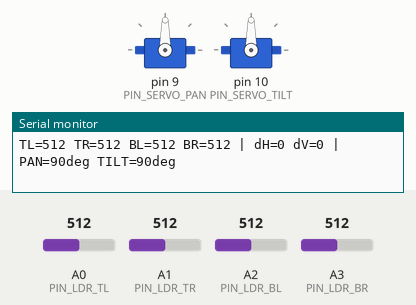
The sketch below on a simulated Arduino Uno, built with avr-gcc and run on an emulated ATmega328P. On the bench: 2 × servo, the last lines printed to the serial monitor. Inputs (shaded band) come from the test bench; at power-on: A0 (PIN_LDR_TL) = 512, A2 (PIN_LDR_BL) = 512, A3 (PIN_LDR_BR) = 512, A1 (PIN_LDR_TR) = 512.

Above: at 1.7 s.
1.8 s: A0 (PIN_LDR_TL) set to 555
At 4.31 s:
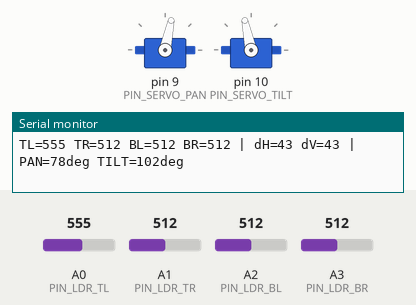
4.8 s: A2 (PIN_LDR_BL) set to 578
At 6.78 s:
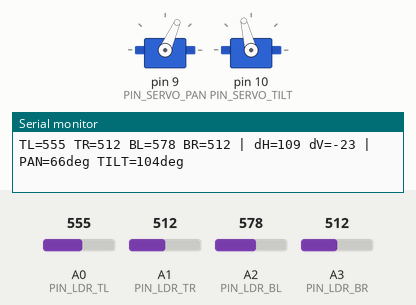
7.8 s: A2 (PIN_LDR_BL) set to 596
At 9.24 s:
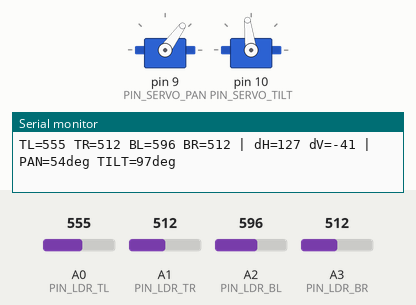
10.8 s: A3 (PIN_LDR_BR) set to 597
13.8 s: A3 (PIN_LDR_BR) set to 616
At 13.95 s:
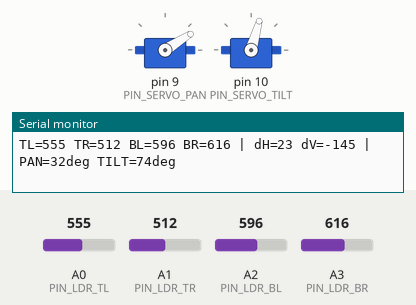
16.8 s: A1 (PIN_LDR_TR) set to 306
At 17.02 s:
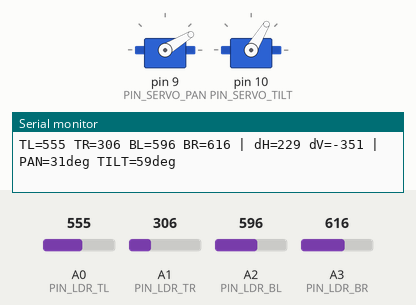
Timing chart, 0 to 22.7 s (numbered marks = the images above; inputs shaded):
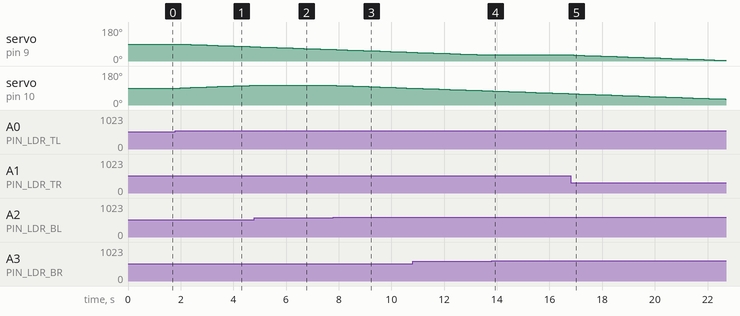

The sketch:

arduino_test.ino
```cpp
#include <Servo.h>

const uint8_t PIN_LDR_TL     = A0;
const uint8_t PIN_LDR_TR     = A1;
const uint8_t PIN_LDR_BL     = A2;
const uint8_t PIN_LDR_BR     = A3;
const uint8_t PIN_SERVO_PAN  =  9;
const uint8_t PIN_SERVO_TILT = 10;

const int16_t  THRESHOLD     = 30;
const uint8_t  SERVO_STEP    = 1;
const uint16_t LOOP_DELAY_MS = 200;

const uint8_t PAN_MIN  =   0, PAN_MAX  = 180;
const uint8_t TILT_MIN =  30, TILT_MAX = 150;
const uint8_t PAN_INIT =  90, TILT_INIT = 90;

// ── Global state ───────────────────────────────────────────────────────────────
Servo servoPan;
Servo servoTilt;
int16_t panPos  = PAN_INIT;
int16_t tiltPos = TILT_INIT;

// Readings as plain globals — avoids struct-in-signature TinkerCad bug
int16_t ldr_tl, ldr_tr, ldr_bl, ldr_br;

// ── Helpers ────────────────────────────────────────────────────────────────────
int16_t median3(int16_t a, int16_t b, int16_t c) {
    if (a > b) { int16_t t = a; a = b; b = t; }
    if (b > c) { int16_t t = b; b = c; c = t; }
    if (a > b) { int16_t t = a; a = b; b = t; }
    return b;
}

int16_t sampleLDR(uint8_t pin) {
    return median3(analogRead(pin), analogRead(pin), analogRead(pin));
}

void readAllLDRs() {
    ldr_tl = sampleLDR(PIN_LDR_TL);
    ldr_tr = sampleLDR(PIN_LDR_TR);
    ldr_bl = sampleLDR(PIN_LDR_BL);
    ldr_br = sampleLDR(PIN_LDR_BR);
}

void updateServos() {
    int16_t diff_H = (ldr_tl + ldr_bl) - (ldr_tr + ldr_br);
    int16_t diff_V = (ldr_tl + ldr_tr) - (ldr_bl + ldr_br);

    if (diff_H >  THRESHOLD) panPos -= SERVO_STEP;
    if (diff_H < -THRESHOLD) panPos += SERVO_STEP;
    if (diff_V >  THRESHOLD) tiltPos += SERVO_STEP;
    if (diff_V < -THRESHOLD) tiltPos -= SERVO_STEP;

    panPos  = constrain(panPos,  PAN_MIN,  PAN_MAX);
    tiltPos = constrain(tiltPos, TILT_MIN, TILT_MAX);

    servoPan.write(panPos);
    servoTilt.write(tiltPos);
}

void printDebug() {
    int16_t dH = (ldr_tl + ldr_bl) - (ldr_tr + ldr_br);
    int16_t dV = (ldr_tl + ldr_tr) - (ldr_bl + ldr_br);

    Serial.print("TL="); Serial.print(ldr_tl);
    Serial.print(" TR="); Serial.print(ldr_tr);
    Serial.print(" BL="); Serial.print(ldr_bl);
    Serial.print(" BR="); Serial.print(ldr_br);
    Serial.print(" | dH="); Serial.print(dH);
    Serial.print(" dV="); Serial.print(dV);
    Serial.print(" | PAN="); Serial.print(panPos);
    Serial.print("deg TILT="); Serial.print(tiltPos);
    Serial.println("deg");
}

void setup() {
    Serial.begin(9600);
    Serial.println("Sun Tracker - booting...");
    servoPan.attach(PIN_SERVO_PAN);
    servoTilt.attach(PIN_SERVO_TILT);
    servoPan.write(PAN_INIT);
    servoTilt.write(TILT_INIT);
    delay(500);
    Serial.println("Ready. Adjust photoresistor sliders to simulate sunlight.");
}

void loop() {
    readAllLDRs();
    updateServos();
    printDebug();
    delay(LOOP_DELAY_MS);
}
```

ServoMotors.cpp
```cpp
#include "ServoMotors.h"
#include <Arduino.h>
```

ServoMotors.h
```cpp
#ifndef ServoMotors_H
#define ServoMotors_H

#include <Arduino.h>


#endif
```

Measured:
- the behaviour switches between 542 and 543 on A0 (PIN_LDR_TL) (found by bisection; images 0 and 1)
- the behaviour switches between 585 and 586 on A2 (PIN_LDR_BL) (found by bisection; images 2 and 3)
- the behaviour switches between 608 and 609 on A3 (PIN_LDR_BR) (found by bisection; images 3 and 4)
- after the input at 1.8 s, servo on pin 9 (PIN_SERVO_PAN): moves from 90° to 76° over 2.6 s, starting after 0.18 s; servo on pin 10 (PIN_SERVO_TILT): moves from 90° to 104° over 2.6 s, starting after 0.18 s
- after the input at 4.8 s, servo on pin 10 (PIN_SERVO_TILT): stays 104° (without the input it goes to 105° after 0.02 s)
- after the input at 7.8 s, servo on pin 10 (PIN_SERVO_TILT): moves from 104° to 89° over 2.9 s, starting after 0.11 s
- after the input at 13.8 s, servo on pin 9 (PIN_SERVO_PAN): stays 32° (without the input it goes to 31° after 0.04 s)
- after the input at 16.8 s, servo on pin 9 (PIN_SERVO_PAN): moves from 32° to 3° over 5.8 s, starting after 0.11 s
